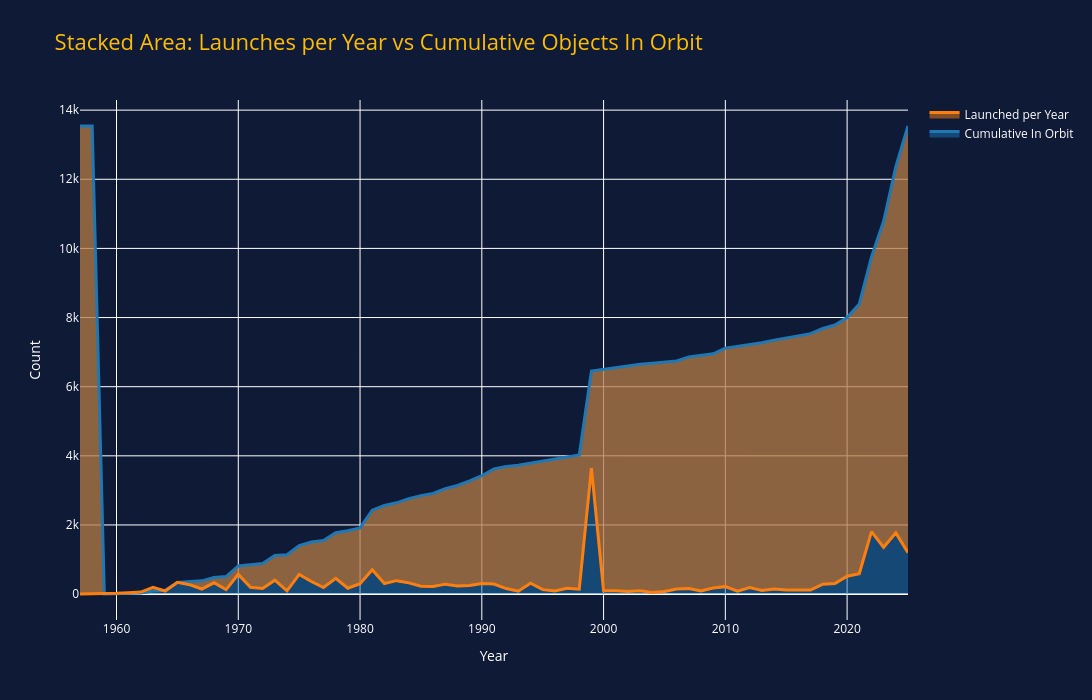

Notebook cell for this chart:
### Code cell
import plotly.graph_objects as go

# Prepare data
years = sorted(set(cumulative_by_year.index).union(set(launches_by_year.index)))
cumulative = [cumulative_by_year.get(year, cumulative_by_year.iloc[-1]) for year in years]
launches = [launches_by_year.get(year, 0) for year in years]

# Create figure
fig = go.Figure()

# Add cumulative area
fig.add_trace(go.Scatter(
    x=years, y=cumulative,
    mode='lines',
    fill='tonexty',
    name='Cumulative In Orbit',
    line=dict(color='#1f77b4', width=3)
))

# Add launches area
fig.add_trace(go.Scatter(
    x=years, y=launches,
    mode='lines',
    fill='tonexty',
    name='Launched per Year',
    line=dict(color='#ff7f0e', width=3)
))

# Custom layout styling
fig.update_layout(
    title='Stacked Area: Launches per Year vs Cumulative Objects In Orbit',
    title_font=dict(color='#FFBD02', size=22),
    plot_bgcolor='#0f1a37',
    paper_bgcolor='#0f1a37',
    font=dict(color='white'),
    xaxis=dict(title='Year', color='white', gridcolor='white'),
    yaxis=dict(title='Count', color='white', gridcolor='white'),
    legend=dict(font=dict(color='white')),
    width=1200,
    height=700
)

fig.show()

### Figure 1 — Plotly figure (JSON) as saved in the notebook; plotly's stock layout.template omitted (floating-point values rounded to 4 significant figures)
{"data": [{"fill": "tonexty", "line": {"color": "#1f77b4", "width": 3}, "mode": "lines", "name": "Cumulative In Orbit", "type": "scatter", "x": [1957, 1958, 1959, 1960, 1961, 1962, 1963, 1964, 1965, 1966, 1967, 1968, 1969, 1970, 1971, 1972, 1973, 1974, 1975, 1976, 1977, 1978, 1979, 1980, 1981, 1982, 1983, 1984, 1985, 1986, 1987, 1988, 1989, 1990, 1991, 1992, 1993, 1994, 1995, 1996, 1997, 1998, 1999, 2000, 2001, 2002, 2003, 2004, 2005, 2006, 2007, 2008, 2009, 2010, 2011, 2012, 2013, 2014, 2015, 2016, 2017, 2018, 2019, 2020, 2021, 2022, 2023, 2024, 2025], "y": [13541, 13541, 4, 14, 21, 33, 87, 111, 333, 363, 384, 478, 509, 816, 850, 883, 1116, 1137, 1406, 1506, 1550, 1777, 1834, 1913, 2427, 2563, 2641, 2762, 2849, 2912, 3051, 3143, 3275, 3424, 3620, 3694, 3729, 3786, 3833, 3891, 3960, 4022, 6453, 6503, 6561, 6596, 6646, 6675, 6712, 6745, 6861, 6903, 6952, 7115, 7165, 7209, 7272, 7347, 7407, 7471, 7535, 7683, 7783, 8000, 8393, 9757, 10790, 12364, 13541]}, {"fill": "tonexty", "line": {"color": "#ff7f0e", "width": 3}, "mode": "lines", "name": "Launched per Year", "type": "scatter", "x": [1957, 1958, 1959, 1960, 1961, 1962, 1963, 1964, 1965, 1966, 1967, 1968, 1969, 1970, 1971, 1972, 1973, 1974, 1975, 1976, 1977, 1978, 1979, 1980, 1981, 1982, 1983, 1984, 1985, 1986, 1987, 1988, 1989, 1990, 1991, 1992, 1993, 1994, 1995, 1996, 1997, 1998, 1999, 2000, 2001, 2002, 2003, 2004, 2005, 2006, 2007, 2008, 2009, 2010, 2011, 2012, 2013, 2014, 2015, 2016, 2017, 2018, 2019, 2020, 2021, 2022, 2023, 2024, 2025], "y": [3, 3, 7, 22, 40, 58, 194, 88, 339, 273, 147, 327, 130, 570, 197, 162, 402, 95, 569, 364, 191, 456, 169, 300, 701, 306, 389, 325, 228, 219, 288, 234, 247, 305, 291, 161, 82, 313, 129, 93, 169, 142, 3645, 99, 94, 76, 99, 49, 75, 150, 162, 91, 177, 216, 82, 191, 103, 149, 116, 107, 117, 287, 307, 518, 593, 1806, 1353, 1771, 1200]}], "layout": {"font": {"color": "white"}, "height": 700, "legend": {"font": {"color": "white"}}, "paper_bgcolor": "#0f1a37", "plot_bgcolor": "#0f1a37", "title": {"font": {"color": "#FFBD02", "size": 22}, "text": "Stacked Area: Launches per Year vs Cumulative Objects In Orbit"}, "width": 1200, "xaxis": {"color": "white", "gridcolor": "white", "title": {"text": "Year"}}, "yaxis": {"color": "white", "gridcolor": "white", "title": {"text": "Count"}}}}
